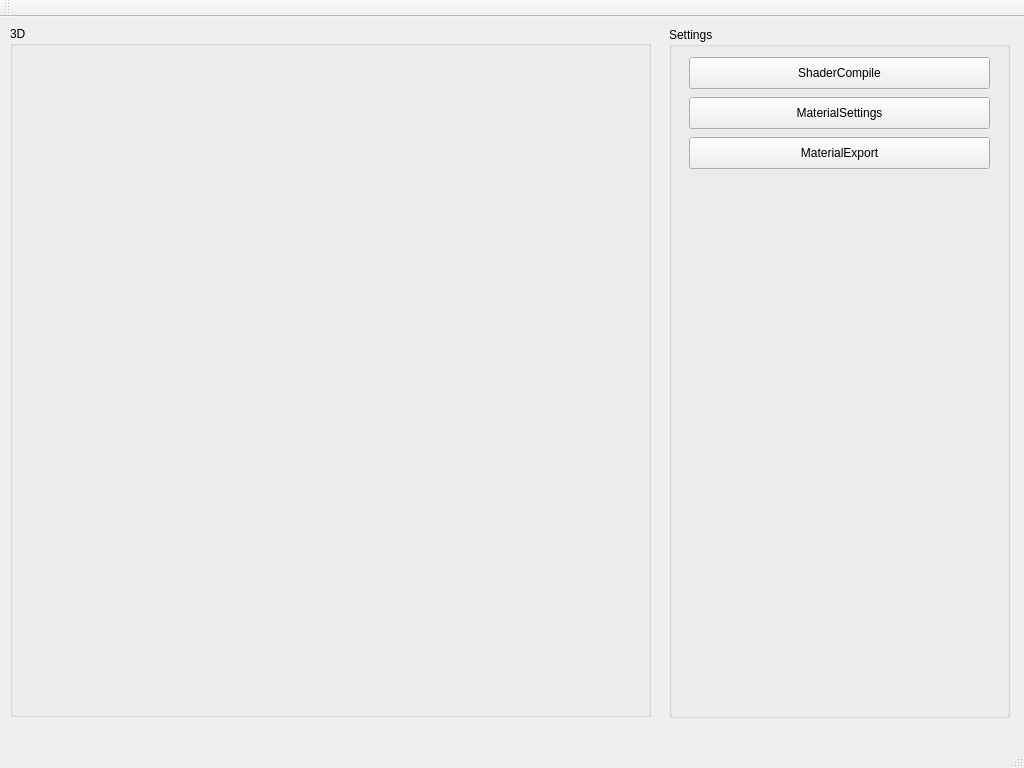
<?xml version="1.0" encoding="UTF-8"?>
<ui version="4.0">
 <class>CMainWindowGUI</class>
 <widget class="QMainWindow" name="CMainWindowGUI">
  <property name="geometry">
   <rect>
    <x>0</x>
    <y>0</y>
    <width>1024</width>
    <height>768</height>
   </rect>
  </property>
  <property name="maximumSize">
   <size>
    <width>1024</width>
    <height>768</height>
   </size>
  </property>
  <property name="windowTitle">
   <string>CMainWindowGUI</string>
  </property>
  <widget class="QWidget" name="centralWidget">
   <widget class="QGroupBox" name="groupBox">
    <property name="geometry">
     <rect>
      <x>669</x>
      <y>10</y>
      <width>341</width>
      <height>691</height>
     </rect>
    </property>
    <property name="title">
     <string>Settings</string>
    </property>
    <widget class="QPushButton" name="pushButton">
     <property name="geometry">
      <rect>
       <x>20</x>
       <y>30</y>
       <width>301</width>
       <height>32</height>
      </rect>
     </property>
     <property name="text">
      <string>ShaderCompile</string>
     </property>
    </widget>
    <widget class="QPushButton" name="pushButton_2">
     <property name="geometry">
      <rect>
       <x>20</x>
       <y>70</y>
       <width>301</width>
       <height>32</height>
      </rect>
     </property>
     <property name="text">
      <string>MaterialSettings</string>
     </property>
    </widget>
    <widget class="QPushButton" name="pushButton_3">
     <property name="geometry">
      <rect>
       <x>20</x>
       <y>110</y>
       <width>301</width>
       <height>32</height>
      </rect>
     </property>
     <property name="text">
      <string>MaterialExport</string>
     </property>
    </widget>
   </widget>
   <widget class="QGroupBox" name="groupBox_2">
    <property name="geometry">
     <rect>
      <x>10</x>
      <y>9</y>
      <width>641</width>
      <height>691</height>
     </rect>
    </property>
    <property name="title">
     <string>3D</string>
    </property>
    <widget class="QWidget" name="opengl_window" native="true">
     <property name="geometry">
      <rect>
       <x>9</x>
       <y>29</y>
       <width>621</width>
       <height>651</height>
      </rect>
     </property>
    </widget>
   </widget>
  </widget>
  <widget class="QMenuBar" name="menuBar">
   <property name="geometry">
    <rect>
     <x>0</x>
     <y>0</y>
     <width>1024</width>
     <height>22</height>
    </rect>
   </property>
  </widget>
  <widget class="QToolBar" name="mainToolBar">
   <attribute name="toolBarArea">
    <enum>TopToolBarArea</enum>
   </attribute>
   <attribute name="toolBarBreak">
    <bool>false</bool>
   </attribute>
  </widget>
  <widget class="QStatusBar" name="statusBar"/>
 </widget>
 <layoutdefault spacing="6" margin="11"/>
 <resources/>
 <connections/>
</ui>
